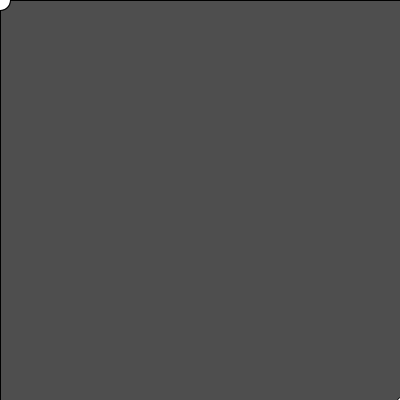
Frame 1 (no input)
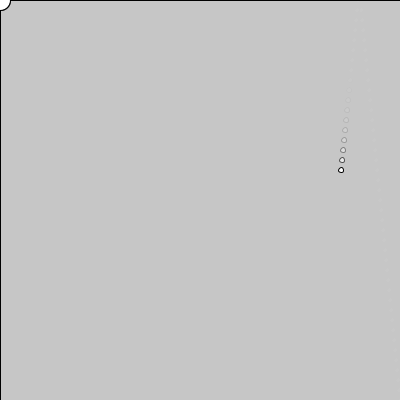
Frame 60 (the mouse pressed at the canvas centre just before this capture)
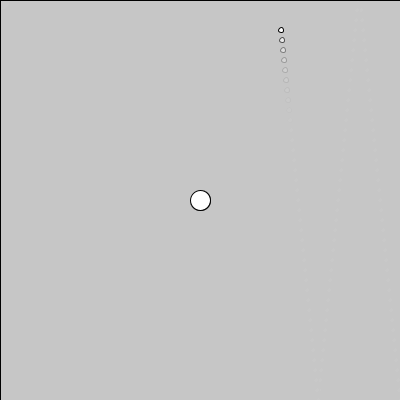
Frame 120 (the mouse held since frame 60 and released just before this capture)

The Processing sketch that drew these frames (run headless with seeded random() and noise(); from frame 60 on, the mouse is pressed at the canvas centre):

// Processing sketch: processing_41336
// ── processing_41336.pde

int x = 0;
int y=0;

int x1 = 400;
int y1 = 400;

int speedX=1;
int speedY=2;

int speedX1 =1;
int speedY1 = 10;



void setup() {

  size(400, 400);
  smooth();
  background (0, 3);
}

void draw() {
  fill( 200, 100);
  rect(0, 0, width, height);
  if (dist(x1, y1, mouseX, mouseY) < 20) {

    fill (255, 0, 0);
  }
  else { 
    fill (255);
  }
  ellipse(mouseX, mouseY, 20, 20);

  if (x1>=width || x1<0) {
    speedX1 = speedX1 * -1;
  }


  if ( y1>=height || y1<0) {
    speedY1=speedY1 *-1;
  }

  ellipse (x1, y1, 5, 5);



  x1=x1+speedX1;
  y1=y1+speedY1;
}
